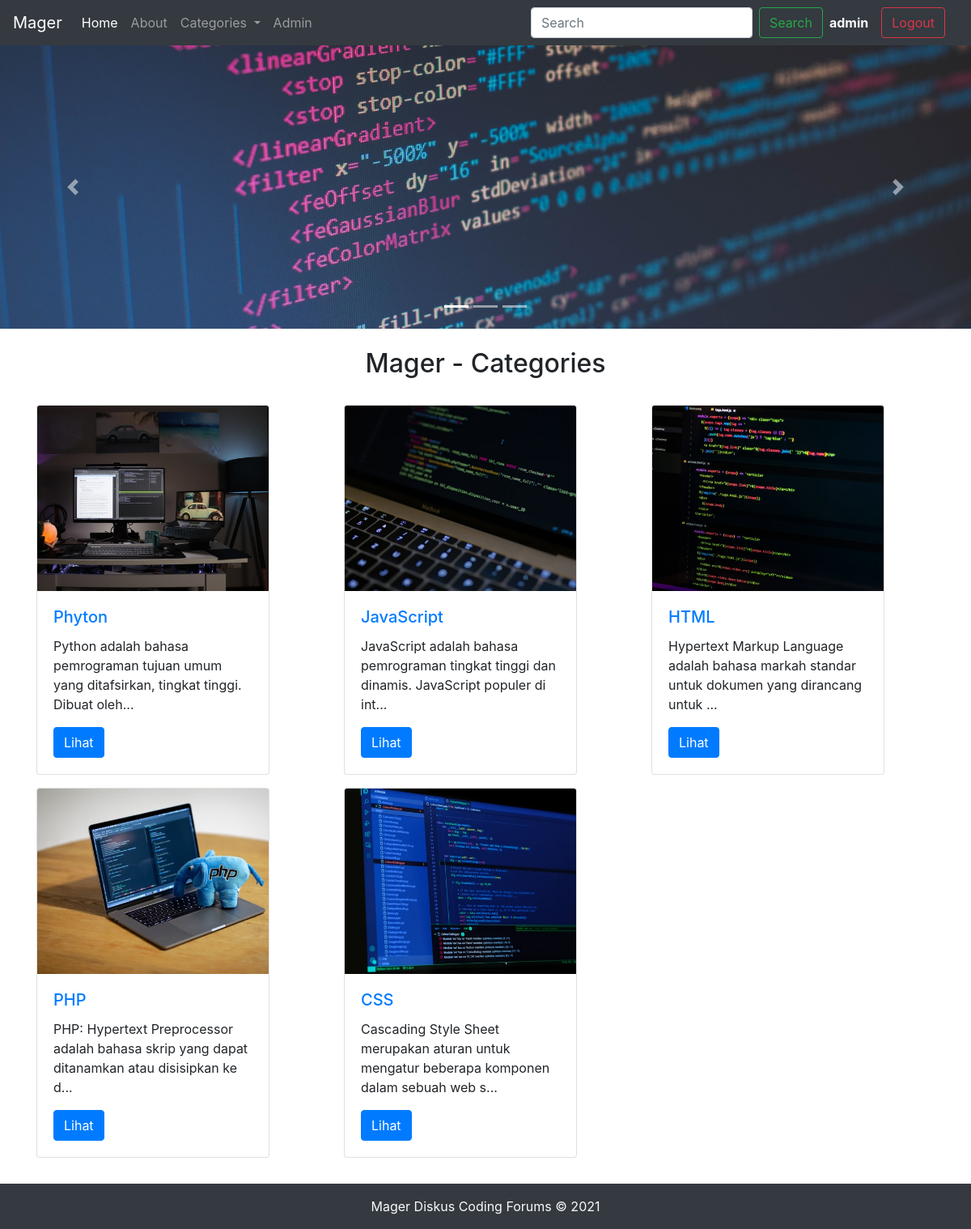
Screenshot of /forum.php (signed in) with the database file from the repository.
### tables this page shows
CREATE TABLE `tbl_kategori` (
  `kategori_id` int(8) NOT NULL,
  `nama_kategori` varchar(255) NOT NULL,
  `deskripsi` text NOT NULL,
  `created` datetime NOT NULL DEFAULT current_timestamp()
);

### forum.php (the view, shortened to what this page needs)
<!doctype html>
<html lang="en">
<head>
    <link rel="stylesheet" href="https://maxcdn.bootstrapcdn.com/bootstrap/4.0.0/css/bootstrap.min.css"
>
</head>
<body>
    <?php include 'assets/_koneksi.php';?>
    <?php include 'assets/_header.php';?>
    <div id="carouselExampleIndicators" class="carousel slide" data-ride="carousel">
        <ol class="carousel-indicators">
            <li data-target="#carouselExampleIndicators" data-slide-to="0" class="active"></li>
            <li data-target="#carouselExampleIndicators" data-slide-to="1"></li>
            <li data-target="#carouselExampleIndicators" data-slide-to="2"></li>
        </ol>
        <div class="carousel-inner">
            <div class="carousel-item active">
                <img class="d-block w-100" src="./assets/slide1.jpeg" alt="First slide">
            </div>
        </div>
        <a class="carousel-control-prev" href="#carouselExampleIndicators" role="button" data-slide="prev">
            <span class="carousel-control-prev-icon" aria-hidden="true"></span>
        </a>
        <a class="carousel-control-next" href="#carouselExampleIndicators" role="button" data-slide="next">
            <span class="carousel-control-next-icon" aria-hidden="true"></span>
        </a>
    </div>
    <div class="container my-4">
        <h2 class="text-center my-4">Mager - Categories</h2>
        <div class="row my-4">
            <?php
            $sql = "SELECT * FROM `tbl_kategori`";
            $result = mysqli_query($conn, $sql);
            while($row = mysqli_fetch_assoc($result)){
                $id = $row['kategori_id'];
                $kat = $row['nama_kategori'];
                $des = $row['deskripsi'];
                echo '<div class="col-md-4 my-2">
                <div class="card" style="width: 18rem;">
                    <img class="card-img-top" src="./assets/card' . $id . '.jpeg"
                        alt="Card image cap">
                    <div class="card-body">
                        <h5 class="card-title"><a href="lihatlist.php?katid=' . $id. '">' . $kat. '</a></h5>
                        <p class="card-text">' . substr($des, 0, 90). '...</p>
                        <a href="lihatlist.php?katid=' . $id. '" class="btn btn-primary">Lihat</a>
                    </div>
                </div>
            </div>';
            }
            ?>
        </div>
    </div>
    <?php include 'assets/_footer.php';?>
</body>
</html>

### assets/_header.php (shortened to what this page needs)
<?php
echo '<nav class="navbar navbar-expand-lg navbar-dark bg-dark">
<a class="navbar-brand" href="#">Mager</a>
<button class="navbar-toggler" type="button" data-toggle="collapse" data-target="#navbarSupportedContent" aria-controls="navbarSupportedContent" aria-expanded="false" aria-label="Toggle navigation">
  <span class="navbar-toggler-icon"></span>
</button>
<div class="collapse navbar-collapse" id="navbarSupportedContent">
  <ul class="navbar-nav mr-auto">
    <li class="nav-item active">
      <a class="nav-link" href="forum.php">Home <span class="sr-only">(current)</span></a>
    </li>
    <li class="nav-item">
      <a class="nav-link" href="about.php">About</a>
    </li>
    <li class="nav-item dropdown">
      <a class="nav-link dropdown-toggle" href="#" id="navbarDropdown" role="button" data-toggle="dropdown" aria-haspopup="true" aria-expanded="false">
        Categories
      </a>
      <div class="dropdown-menu" aria-labelledby="navbarDropdown">';
      echo '</div>
    </li>
    <li class="nav-item">
      <a class="nav-link" href="admin.php" tabindex="-1">Admin</a>
    </li>
  </ul>
  <div class="row mx-2">';
  if(isset($_SESSION['login']) && $_SESSION['login']== true){
    echo '<form class="form-inline my-2 my-lg-0">
    <input class="form-control mr-sm-2" type="search" placeholder="Search" aria-label="Search">
    <button class="btn btn-outline-success my-2 my-sm-0" type="text">Search</button>
    <p class="text-light my-0 mx-2"><b>'. $_SESSION['useremail']. '</b></p>
    <a href="assets/_logout.php" class="btn btn-outline-danger mx-2">Logout</a>
  </form>';
  }
        echo '
  </div>
</div>
</nav>';
?>

### assets/_footer.php
<div class="container-fluid bg-dark text-light">
<p class="text-center py-3 mb-0">Mager Diskus Coding Forums © 2021</p>
</div>

### rows the page displays
tbl_kategori: shows a picture, nama_kategori "Phyton", deskripsi "Python adalah bahasa pemrograman tujuan umum yang ditafsirkan, tingkat tinggi. Dibuat oleh"
tbl_kategori: shows a picture, nama_kategori "JavaScript", deskripsi "JavaScript adalah bahasa pemrograman tingkat tinggi dan dinamis. JavaScript populer di int"
tbl_kategori: shows a picture, nama_kategori "HTML", deskripsi "Hypertext Markup Language adalah bahasa markah standar untuk dokumen yang dirancang untuk"
tbl_kategori: shows a picture, nama_kategori "PHP", deskripsi "PHP: Hypertext Preprocessor adalah bahasa skrip yang dapat ditanamkan atau disisipkan ke d"
tbl_kategori: shows a picture, nama_kategori "CSS", deskripsi "Cascading Style Sheet merupakan aturan untuk mengatur beberapa komponen dalam sebuah web s"

### other values shown
$_SESSION['useremail'] "admin"
